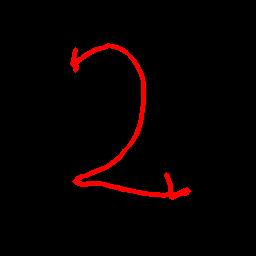
#> input picture photo_2.jpg, 256 x 256 px
$ python some.py
#> lines starting #> are read from the running program, lines starting #| are printed output that depends on the picture; after the words box and inside, x2 and y2 are one past the last pixel; in counts of white or black regions, pixels touching at a corner belong together
import cv2
import numpy as np
from matplotlib import pyplot as plt

img = cv2.imread('photo_2.jpg',0)
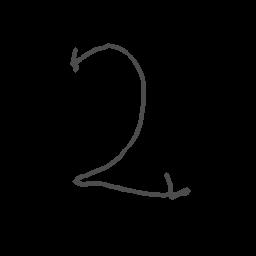
#> img: shape (256, 256); min 0, max 100, mean 2.4

cv2.imshow("orig", img)

##canny
img = cv2.blur(img,(2,2))
gray_seg = cv2.Canny(img, 0, 50)
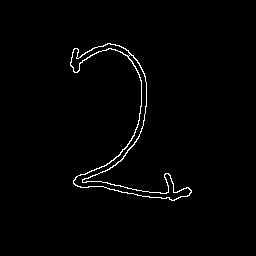
#> gray_seg: shape (256, 256); 1.4% white in thin lines or dots, all inside (x1, y1, x2, y2) = (70, 43, 192, 201)
cv2.imshow("cannyonoriginal", gray_seg)

#applying erosion
kernel = np.ones((3,3), np.uint8)
erosion = cv2.erode(img,kernel, iterations = 1)
cv2.imshow("erode",erosion)


##now applying canny
gcan = cv2.Canny(erosion, 0, 50)
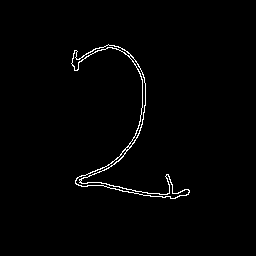
#> gcan: shape (256, 256); 1.3% white in thin lines or dots, all inside (x1, y1, x2, y2) = (71, 44, 190, 199)
cv2.imshow("cannyaftererosion", gcan)
cv2.waitKey(0)

$ run again, with photo_1.jpg copied over photo_2.jpg
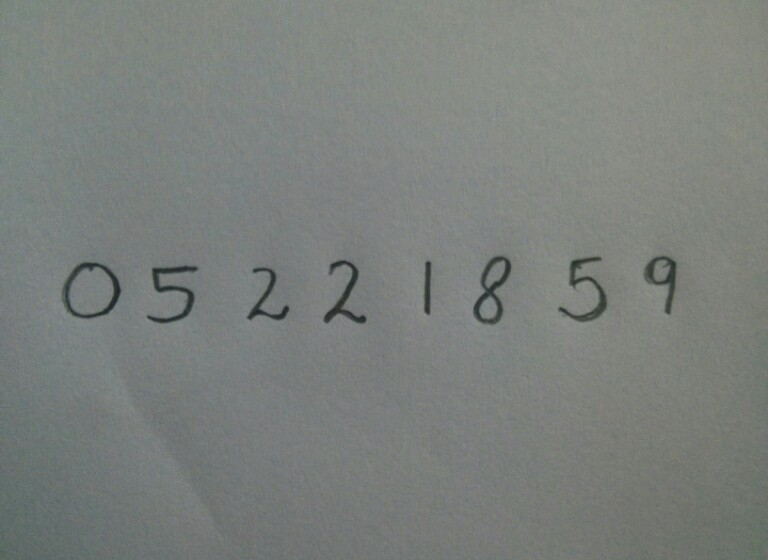
#> input picture photo_1.jpg, 768 x 560 px
#> `gray_seg = cv2.Canny(img, 0, 50)`:
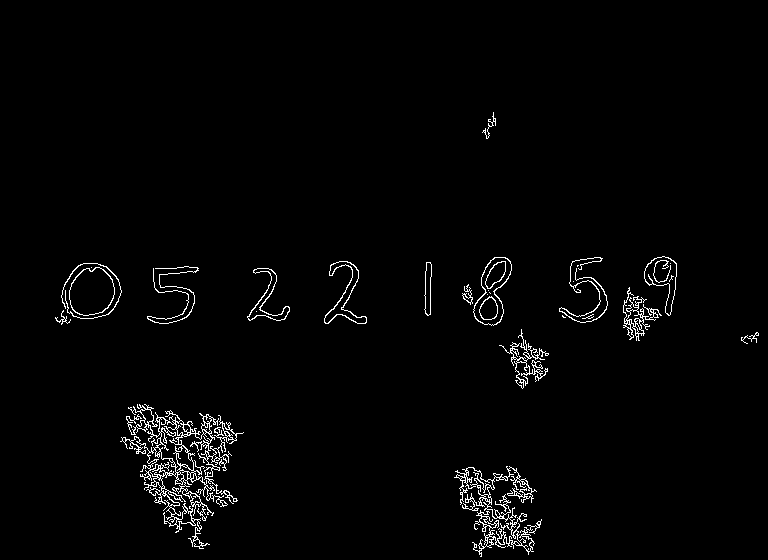
#> gray_seg: shape (560, 768); 2% white in thin lines or dots, all inside (x1, y1, x2, y2) = (55, 112, 759, 557)
#> `gcan = cv2.Canny(erosion, 0, 50)`:
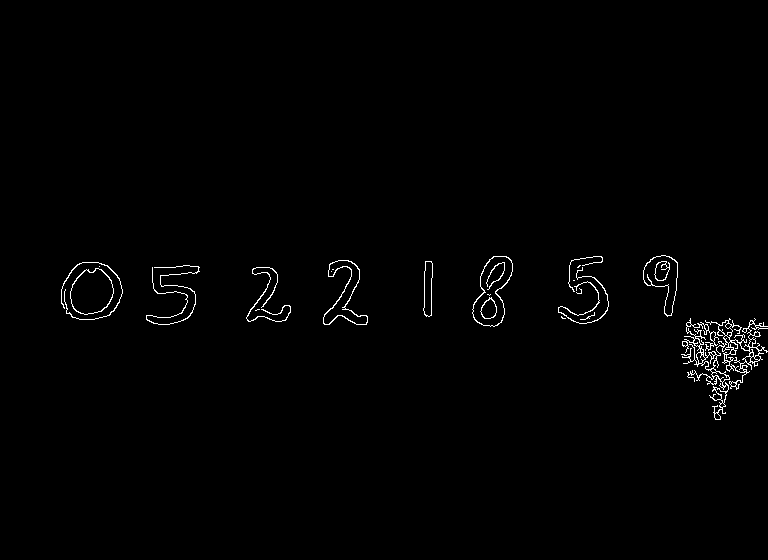
#> gcan: shape (560, 768); 0.97% white in thin lines or dots, all inside (x1, y1, x2, y2) = (61, 255, 768, 420)
